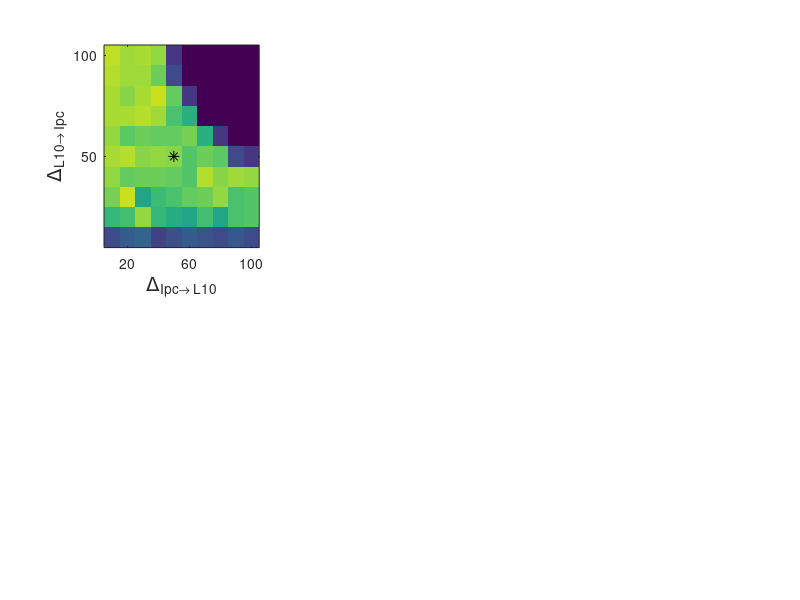

Recreate this plot in MATLAB.
load scores.txt
v1=scores(1:10,1:10);
v2=scores(11:20,1:10);
v3=scores(21:30,1:10);
v4=scores(31:40,1:10);
v5=scores(41:50,1:10);

v=v1+v2+v3+v4+v5;
v=v/5;
div=(v>=20)*(-0.2);
nondiv=(v<20).*v
% burst=((v>=2)-(v>=20))*1;
% irreg=(v<2)*0.4;
parimag=div+nondiv;
clims=[-0.2 1.0];
y=10:10:100;
x=10:10:100;
figure(1)
subplot(2,3,1);
imagesc(x,y,parimag,clims);
hold on;
plot(50, 50, 'k*', 'MarkerSize',8)
xlabel('\Delta_{Ipc\rightarrow L10}','FontSize', 14)
ylabel('\Delta_{L10\rightarrow Ipc}','FontSize', 14)
set(gca,'YDir','normal');
set(gca,'XDir','normal');
set(gca, 'ytick', [0 50 100], 'FontSize', 10);
set(gca, 'xtick', [20 60 100], 'FontSize', 10);
% axis square